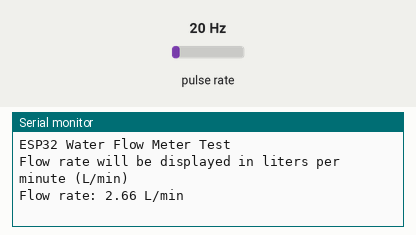
A sketch run on a simulated ESP32. On the bench: the last lines printed to the serial monitor. Wiring (inferred from the names in the program): pulse sensor: data GPIO 34. The test bench sets the inputs (shaded band); at power-on: pulse rate 20 Hz.

Above: at 1.2 s.
1.3 s: pulse rate (sensor on GPIO 34) set to 4 Hz
At 2.6 s:
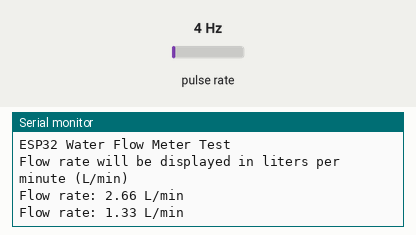
2.8 s: pulse rate (sensor on GPIO 34) set to 50 Hz
At 3.5 s:
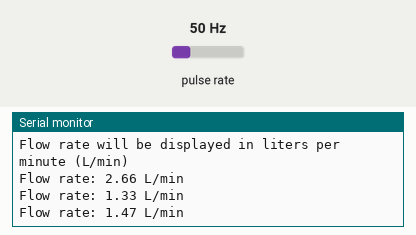
Timing chart, 0 to 5.8 s (numbered marks = the images above; inputs shaded):
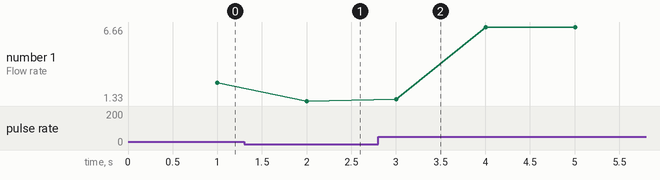

The sketch:

flowsensor.ino
```cpp
// ESP32 Water Flow Meter Test
// For YF-S201 or similar hall effect flow sensor

#define FLOW_SENSOR_PIN 34 // GPIO pin connected to the flow sensor

// Variables
volatile long pulseCount = 0;
float calibrationFactor = 7.5; // This varies by sensor model (pulses per liter)
float flowRate;
unsigned long oldTime;

void IRAM_ATTR pulseCounter() {
  // Increment the pulse counter
  pulseCount++;
}

void setup() {
  Serial.begin(115200);

  // Initialize the flow sensor pin as input
  pinMode(FLOW_SENSOR_PIN, INPUT_PULLUP);

  // Attach an interrupt to the ISR
  attachInterrupt(digitalPinToInterrupt(FLOW_SENSOR_PIN), pulseCounter, FALLING);

  // Initialize timing variables
  oldTime = millis();

  Serial.println("ESP32 Water Flow Meter Test");
  Serial.println("Flow rate will be displayed in liters per minute (L/min)");
}

void loop() {
  // Every second, calculate and display flow rate
  if ((millis() - oldTime) > 1000) {
    // Disable the interrupt while calculating flow rate
    detachInterrupt(digitalPinToInterrupt(FLOW_SENSOR_PIN));

    // Calculate flow rate (L/min)
    flowRate = ((1000.0 / (millis() - oldTime)) * pulseCount) / calibrationFactor;

    // Reset timing variables
    oldTime = millis();

    // Print the flow rate for this second
    Serial.print("Flow rate: ");
    Serial.print(flowRate, 2);  // Print with 2 decimal places
    Serial.println(" L/min");

    // Reset the pulse counter
    pulseCount = 0;

    // Enable the interrupt again
    attachInterrupt(digitalPinToInterrupt(FLOW_SENSOR_PIN), pulseCounter, FALLING);
  }
}
```

Measured:
- after the input at 1.3 s, the serial monitor: prints a new line after 0.70 s (image 1)
- after the input at 2.8 s, the serial monitor: prints a new line after 0.20 s (image 2)
- plotted number 1: 2.66 → 1.33 after the input at 1.3 s, 1.33 → 6.66 after the input at 2.8 s
